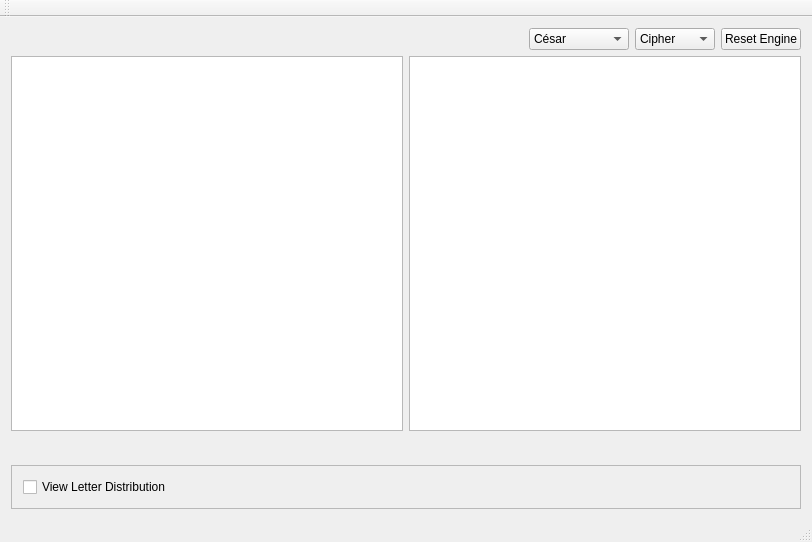
<?xml version="1.0" encoding="UTF-8"?>
<ui version="4.0">
 <class>MainWindow</class>
 <widget class="QMainWindow" name="MainWindow">
  <property name="geometry">
   <rect>
    <x>0</x>
    <y>0</y>
    <width>812</width>
    <height>542</height>
   </rect>
  </property>
  <property name="windowTitle">
   <string>MainWindow</string>
  </property>
  <property name="styleSheet">
   <string notr="true"/>
  </property>
  <widget class="QWidget" name="centralWidget">
   <property name="styleSheet">
    <string notr="true"/>
   </property>
   <layout class="QVBoxLayout" name="verticalLayout">
    <item>
     <layout class="QHBoxLayout" name="horizontalLayout_2">
      <item>
       <spacer name="horizontalSpacer">
        <property name="orientation">
         <enum>Qt::Horizontal</enum>
        </property>
        <property name="sizeHint" stdset="0">
         <size>
          <width>40</width>
          <height>20</height>
         </size>
        </property>
       </spacer>
      </item>
      <item>
       <widget class="QComboBox" name="m_engine_box">
        <item>
         <property name="text">
          <string>César</string>
         </property>
        </item>
        <item>
         <property name="text">
          <string>Vigenère</string>
         </property>
        </item>
        <item>
         <property name="text">
          <string>Enigma</string>
         </property>
        </item>
        <item>
         <property name="text">
          <string>Lorenz SZ40</string>
         </property>
        </item>
       </widget>
      </item>
      <item>
       <widget class="QComboBox" name="m_cipher_mode">
        <item>
         <property name="text">
          <string>Cipher</string>
         </property>
        </item>
        <item>
         <property name="text">
          <string>Decipher</string>
         </property>
        </item>
       </widget>
      </item>
      <item>
       <widget class="QPushButton" name="m_reset_engine">
        <property name="text">
         <string>Reset Engine</string>
        </property>
       </widget>
      </item>
     </layout>
    </item>
    <item>
     <layout class="QHBoxLayout" name="horizontalLayout">
      <item>
       <widget class="QTextEdit" name="m_text">
        <property name="styleSheet">
         <string notr="true"/>
        </property>
       </widget>
      </item>
      <item>
       <widget class="QTextEdit" name="m_new_text">
        <property name="styleSheet">
         <string notr="true"/>
        </property>
        <property name="readOnly">
         <bool>true</bool>
        </property>
       </widget>
      </item>
     </layout>
    </item>
    <item>
     <widget class="QWidget" name="widget" native="true">
      <layout class="QVBoxLayout" name="verticalLayout_3">
       <item>
        <layout class="QVBoxLayout" name="m_engine_layout"/>
       </item>
      </layout>
     </widget>
    </item>
    <item>
     <widget class="QFrame" name="frame">
      <property name="frameShape">
       <enum>QFrame::StyledPanel</enum>
      </property>
      <property name="frameShadow">
       <enum>QFrame::Raised</enum>
      </property>
      <layout class="QVBoxLayout" name="verticalLayout_2">
       <item>
        <widget class="QCheckBox" name="m_view_distribution">
         <property name="text">
          <string>View Letter Distribution</string>
         </property>
        </widget>
       </item>
       <item>
        <layout class="QHBoxLayout" name="m_distribution_layout"/>
       </item>
      </layout>
     </widget>
    </item>
   </layout>
  </widget>
  <widget class="QMenuBar" name="menuBar">
   <property name="geometry">
    <rect>
     <x>0</x>
     <y>0</y>
     <width>812</width>
     <height>22</height>
    </rect>
   </property>
  </widget>
  <widget class="QToolBar" name="mainToolBar">
   <attribute name="toolBarArea">
    <enum>TopToolBarArea</enum>
   </attribute>
   <attribute name="toolBarBreak">
    <bool>false</bool>
   </attribute>
  </widget>
  <widget class="QStatusBar" name="statusBar"/>
 </widget>
 <layoutdefault spacing="6" margin="11"/>
 <resources/>
 <connections>
  <connection>
   <sender>m_text</sender>
   <signal>textChanged()</signal>
   <receiver>MainWindow</receiver>
   <slot>setCipheredText()</slot>
   <hints>
    <hint type="sourcelabel">
     <x>250</x>
     <y>249</y>
    </hint>
    <hint type="destinationlabel">
     <x>405</x>
     <y>195</y>
    </hint>
   </hints>
  </connection>
  <connection>
   <sender>m_engine_box</sender>
   <signal>currentIndexChanged(int)</signal>
   <receiver>MainWindow</receiver>
   <slot>setCipherEngine(int)</slot>
   <hints>
    <hint type="sourcelabel">
     <x>405</x>
     <y>60</y>
    </hint>
    <hint type="destinationlabel">
     <x>405</x>
     <y>195</y>
    </hint>
   </hints>
  </connection>
  <connection>
   <sender>m_cipher_mode</sender>
   <signal>currentIndexChanged(int)</signal>
   <receiver>MainWindow</receiver>
   <slot>changeCipherMode()</slot>
   <hints>
    <hint type="sourcelabel">
     <x>658</x>
     <y>61</y>
    </hint>
    <hint type="destinationlabel">
     <x>405</x>
     <y>195</y>
    </hint>
   </hints>
  </connection>
  <connection>
   <sender>m_view_distribution</sender>
   <signal>toggled(bool)</signal>
   <receiver>MainWindow</receiver>
   <slot>hideDistributionWidgets(bool)</slot>
   <hints>
    <hint type="sourcelabel">
     <x>405</x>
     <y>481</y>
    </hint>
    <hint type="destinationlabel">
     <x>405</x>
     <y>270</y>
    </hint>
   </hints>
  </connection>
 </connections>
 <slots>
  <slot>setCipheredText()</slot>
  <slot>setCipherEngine(int)</slot>
  <slot>changeCipherMode()</slot>
  <slot>hideDistributionWidgets(bool)</slot>
 </slots>
</ui>
